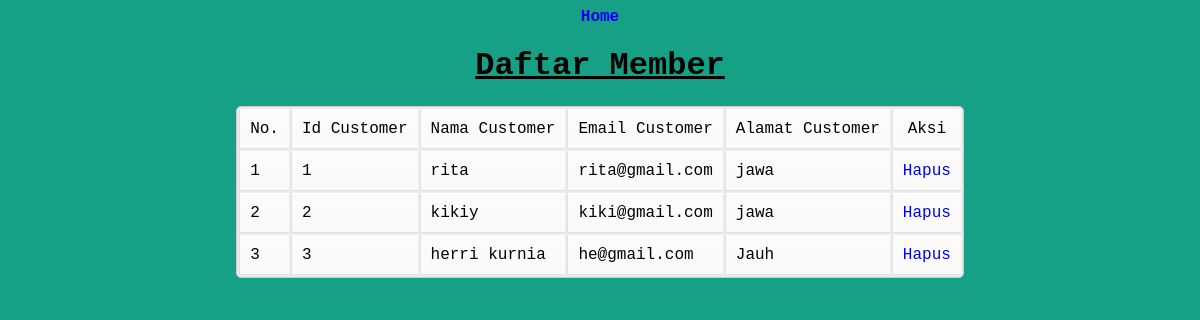
The page /member.php on the database its author committed.
### tables this page shows
CREATE TABLE `customer` (
  `idcustomer` int(15) NOT NULL,
  `namacustomer` varchar(30) DEFAULT NULL,
  `emailcustomer` varchar(50) DEFAULT NULL,
  `alamatcustomer` varchar(50) DEFAULT NULL
);

### member.php (the view, shortened to what this page needs)
<html>
<head>
</head>
<body><center>
<b><a href="index.html">Home</a></b>
<br>
<h1><b><u>Daftar Member</u><b></h1>
<table>
<?php
$host = "localhost";
$username = "root";
$password = "";
$db_name = "restoranbeken";
$konek = new mysqli($host, $username, $password, $db_name);
  $sql="SELECT * FROM  customer";
$data = $konek->query($sql);
echo "<b><tr><td>No.</td><td>Id Customer</td><td>Nama Customer</td><td>Email Customer</td><td>Alamat Customer</td><td colspan=1><center> Aksi</center></td></tr>";
if ($data->num_rows > 0){
  $no = 1;
  while ($row = $data->fetch_assoc()) {
    echo "<tr>";
    echo "<td><p>".$no++."</td>";
    echo "<td>".$row['idcustomer']."</td>";
    echo "<td>".$row['namacustomer']."</td>";
    echo "<td>".$row['emailcustomer']."</td>";
	  echo "<td>".$row['alamatcustomer']."</td>";
    echo "<td><a href='delete_customer.php?user=".$row['idcustomer']."'>Hapus</a></td>";
    echo "</tr>";
  }
}else{
  echo "Data Kosong!";
}
 ?>
</table></center>
 </body>
</html>

### member.php (style rules this page uses)
body { font-family: 'Courier New'; background-color: #16a085; }
table { border-radius: 5px; border: #ccc 1px solid; background-color: #eaebec; }
table td { padding: 10px 10px; border-top: 1px solid #ffffff; border-bottom: 1px solid #e0e0e0; border-left: 1px solid #e0e0e0; background: #fafafa; background: -webkit-gradient(linear, left top, left bottom, from(#fbfbfb), to(#fafafa)); background: -moz-linear-gradient(top, #fbfbfb, #fafafa); }
a { text-decoration: none; }

### rows shown on the page
customer: idcustomer "1", namacustomer "rita", emailcustomer "rita@gmail.com", alamatcustomer "jawa"
customer: idcustomer "2", namacustomer "kikiy", emailcustomer "kiki@gmail.com", alamatcustomer "jawa"
customer: idcustomer "3", namacustomer "herri kurnia", emailcustomer "he@gmail.com", alamatcustomer "Jauh"
